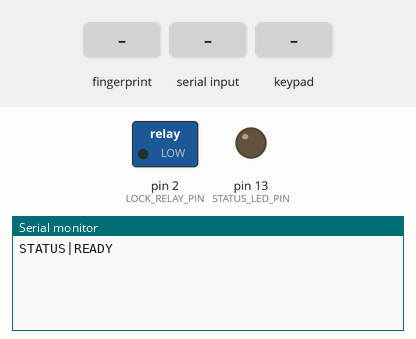
Simulated run of this sketch. Board: Arduino Uno, built with avr-gcc and run on an emulated ATmega328P. Parts: switched loads named in the sketch (green lamp = pin HIGH), output pins drawn as LEDs (lit = HIGH), the last lines printed to the serial monitor. The inputs (shaded band) are chosen by the test bench.

Above: at 2.3 s.
2.4 s: finger stored as number 1 placed on the sensor
At 3.5 s:
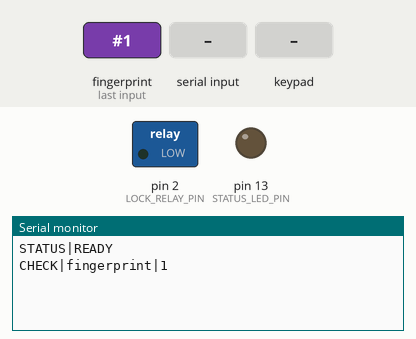
4.2 s: "RESULT|\n" received over Serial
At 5.4 s:
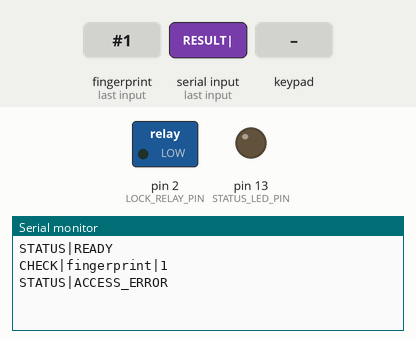
5.7 s: key '*' pressed
At 6.2 s:
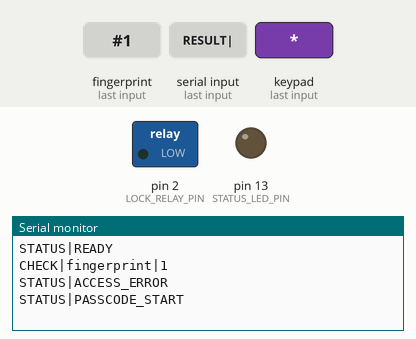
7.2 s: keypad keys 9 8 7 6 # pressed 0.4 s apart
At 9.4 s:
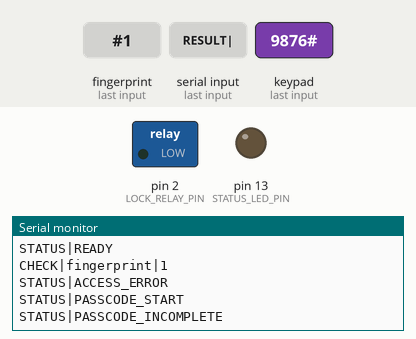

The sketch:

arduino_uno_smartlock.ino
```cpp
#include <Adafruit_Fingerprint.h>
#include <Keypad.h>
#include <SoftwareSerial.h>
#include <ctype.h>
#include <string.h>

// Smart Lock Uno wiring:
// - Relay: D2
// - Keypad: D3-D9
// - RFID reader: A0 (RX), A3 reserved as unused SoftwareSerial TX
// - Fingerprint sensor: A1/A2 SoftwareSerial
// Uploads still use the Uno USB bootloader path, so if flashing only works with
// peripherals unplugged, reconnect the relay, keypad, RFID, and fingerprint
// hardware one subsystem at a time until the interfering load is found.

const unsigned long ACCESS_RESULT_TIMEOUT_MS = 8000;
const unsigned long ACCESS_COOLDOWN_MS = 1500;
const unsigned long UNLOCK_DURATION_MS = 5000;
const uint32_t FINGERPRINT_BAUD_RATES[] = {57600, 9600};
const byte FINGERPRINT_BAUD_RATE_COUNT = sizeof(FINGERPRINT_BAUD_RATES) / sizeof(FINGERPRINT_BAUD_RATES[0]);

const byte ROWS = 4;
const byte COLS = 3;
const byte PASSCODE_LENGTH = 6;
const byte RFID_TAG_LENGTH = 12;

byte keypadRowPins[ROWS] = {9, 8, 7, 6};
byte keypadColPins[COLS] = {5, 4, 3};

const byte RFID_RX_PIN = A0;
const byte RFID_TX_PIN = A3;
const byte FINGERPRINT_RX_PIN = A1;
const byte FINGERPRINT_TX_PIN = A2;

const byte LOCK_RELAY_PIN = 2;
const byte STATUS_LED_PIN = 13;

char keypadMap[ROWS][COLS] = {
  {'1', '2', '3'},
  {'4', '5', '6'},
  {'7', '8', '9'},
  {'*', '0', '#'}
};

SoftwareSerial rfidSerial(RFID_RX_PIN, RFID_TX_PIN);
SoftwareSerial fingerprintSerial(FINGERPRINT_RX_PIN, FINGERPRINT_TX_PIN);
Adafruit_Fingerprint finger = Adafruit_Fingerprint(&fingerprintSerial);
Keypad keypad = Keypad(makeKeymap(keypadMap), keypadRowPins, keypadColPins, ROWS, COLS);

char passcodeBuffer[PASSCODE_LENGTH + 1] = {'\0'};
char rfidBuffer[RFID_TAG_LENGTH + 1] = {'\0'};
char pendingMethod[16] = {'\0'};
bool collectingPasscode = false;
bool awaitingBridgeResult = false;
bool lockIsOpen = false;
bool rfidFrameStarted = false;
byte passcodeLength = 0;
byte rfidLength = 0;
unsigned long lastAccessRequestAt = 0;
unsigned long unlockStartedAt = 0;
uint32_t activeFingerprintBaud = 0;

void clearPasscodeBuffer() {
  for (byte i = 0; i <= PASSCODE_LENGTH; i++) {
    passcodeBuffer[i] = '\0';
  }
  passcodeLength = 0;
}

void startPasscodeEntry() {
  collectingPasscode = true;
  clearPasscodeBuffer();
}

void cancelPasscodeEntry() {
  collectingPasscode = false;
  clearPasscodeBuffer();
}

bool cooldownActive() {
  return millis() - lastAccessRequestAt < ACCESS_COOLDOWN_MS;
}

void sendStatus(const char *value) {
  Serial.print("STATUS|");
  Serial.println(value);
}

void rememberPendingMethod(const char *method) {
  strncpy(pendingMethod, method, sizeof(pendingMethod) - 1);
  pendingMethod[sizeof(pendingMethod) - 1] = '\0';
}

void clearPendingMethod() {
  pendingMethod[0] = '\0';
}

void requestAccess(const char *method, const char *value) {
  if (awaitingBridgeResult || cooldownActive()) {
    return;
  }
  rememberPendingMethod(method);
  awaitingBridgeResult = true;
  lastAccessRequestAt = millis();
  Serial.print("CHECK|");
  Serial.print(method);
  Serial.print("|");
  Serial.println(value);
}

void unlockDoor() {
  digitalWrite(LOCK_RELAY_PIN, HIGH);
  digitalWrite(STATUS_LED_PIN, HIGH);
  lockIsOpen = true;
  unlockStartedAt = millis();
}

void lockDoor() {
  digitalWrite(LOCK_RELAY_PIN, LOW);
  digitalWrite(STATUS_LED_PIN, LOW);
  lockIsOpen = false;
}

void submitPasscode() {
  if (passcodeLength != PASSCODE_LENGTH) {
    sendStatus("PASSCODE_INCOMPLETE");
    cancelPasscodeEntry();
    return;
  }
  collectingPasscode = false;
  requestAccess("passcode", passcodeBuffer);
  clearPasscodeBuffer();
}

void pollKeypad() {
  char key = keypad.getKey();
  if (!key || awaitingBridgeResult) {
    return;
  }

  if (key == '*') {
    if (!collectingPasscode) {
      startPasscodeEntry();
      sendStatus("PASSCODE_START");
      return;
    }
    cancelPasscodeEntry();
    sendStatus("PASSCODE_CANCEL");
    return;
  }

  if (!collectingPasscode) {
    return;
  }

  if (key == '#') {
    submitPasscode();
    return;
  }

  if (key >= '0' && key <= '9' && passcodeLength < PASSCODE_LENGTH) {
    passcodeBuffer[passcodeLength] = key;
    passcodeLength++;
    passcodeBuffer[passcodeLength] = '\0';
    if (passcodeLength == PASSCODE_LENGTH) {
      submitPasscode();
    }
  }
}

void pollRfid() {
  if (awaitingBridgeResult || collectingPasscode) {
    return;
  }

  rfidSerial.listen();
  while (rfidSerial.available()) {
    int incoming = rfidSerial.read();
    if (incoming == 2) {
      rfidFrameStarted = true;
      rfidLength = 0;
      continue;
    }
    if (!rfidFrameStarted) {
      continue;
    }
    if (incoming == 3) {
      rfidBuffer[rfidLength] = '\0';
      rfidFrameStarted = false;
      if (rfidLength == RFID_TAG_LENGTH) {
        requestAccess("rfid", rfidBuffer);
      }
      rfidLength = 0;
      continue;
    }
    if (rfidLength < RFID_TAG_LENGTH) {
      char value = (char)incoming;
      if ((value >= '0' && value <= '9') || (value >= 'A' && value <= 'F') || (value >= 'a' && value <= 'f')) {
        rfidBuffer[rfidLength] = toupper(value);
        rfidLength++;
      }
    }
  }
}

int scanFingerprint() {
  fingerprintSerial.listen();
  uint8_t state = finger.getImage();
  if (state == FINGERPRINT_NOFINGER) {
    return -1;
  }
  if (state != FINGERPRINT_OK) {
    return 0;
  }

  state = finger.image2Tz();
  if (state != FINGERPRINT_OK) {
    return 0;
  }

  state = finger.fingerFastSearch();
  if (state == FINGERPRINT_OK) {
    return finger.fingerID;
  }
  if (state == FINGERPRINT_NOTFOUND) {
    return -2;
  }
  return 0;
}

void pollFingerprint() {
  if (awaitingBridgeResult || collectingPasscode || cooldownActive()) {
    return;
  }

  int fingerprintId = scanFingerprint();
  if (fingerprintId > 0) {
    char fingerprintValue[12];
    ltoa(fingerprintId, fingerprintValue, 10);
    requestAccess("fingerprint", fingerprintValue);
  } else if (fingerprintId == -2) {
    requestAccess("fingerprint", "0");
  }
}

void handleBridgeResult(const String &line) {
  if (line == "PONG") {
    return;
  }
  if (!line.startsWith("RESULT|")) {
    return;
  }

  int firstSeparator = line.indexOf('|', 7);
  String decision = firstSeparator == -1 ? line.substring(7) : line.substring(7, firstSeparator);
  awaitingBridgeResult = false;

  if (decision == "ALLOW") {
    unlockDoor();
    sendStatus("ACCESS_GRANTED");
  } else if (decision == "DENY") {
    sendStatus("ACCESS_DENIED");
  } else {
    sendStatus("ACCESS_ERROR");
  }
  clearPendingMethod();
}

void pollBridge() {
  if (!Serial.available()) {
    return;
  }
  String line = Serial.readStringUntil('\n');
  line.trim();
  if (line.length() == 0) {
    return;
  }
  handleBridgeResult(line);
}

void expirePendingRequest() {
  if (!awaitingBridgeResult) {
    return;
  }
  if (millis() - lastAccessRequestAt > ACCESS_RESULT_TIMEOUT_MS) {
    awaitingBridgeResult = false;
    clearPendingMethod();
    sendStatus("ACCESS_TIMEOUT");
  }
}

void refreshLockState() {
  if (lockIsOpen && millis() - unlockStartedAt >= UNLOCK_DURATION_MS) {
    lockDoor();
  }
}

bool initializeFingerprintSensor() {
  for (byte i = 0; i < FINGERPRINT_BAUD_RATE_COUNT; i++) {
    uint32_t baudRate = FINGERPRINT_BAUD_RATES[i];
    fingerprintSerial.begin(baudRate);
    fingerprintSerial.listen();
    finger.begin(baudRate);
    delay(150);
    if (finger.verifyPassword()) {
      activeFingerprintBaud = baudRate;
      return true;
    }
  }
  activeFingerprintBaud = 0;
  return false;
}

void setup() {
  pinMode(LOCK_RELAY_PIN, OUTPUT);
  pinMode(STATUS_LED_PIN, OUTPUT);
  lockDoor();

  Serial.begin(115200);
  Serial.setTimeout(25);
  rfidSerial.begin(9600);

  clearPasscodeBuffer();
  clearPendingMethod();

  if (initializeFingerprintSensor()) {
    sendStatus("READY");
  } else {
    sendStatus("FINGERPRINT_SENSOR_ERROR");
  }
}

void loop() {
  pollBridge();
  expirePendingRequest();
  refreshLockState();
  pollKeypad();
  pollRfid();
  pollFingerprint();
}
```

Measured:
- after the input at 2.4 s, the serial monitor: prints a new line after 0.31 s (image 1)
- after the input at 4.2 s, the serial monitor: prints a new line at once (image 2)
- after the input at 5.7 s, the serial monitor: prints a new line at once (image 3)
- after the input at 7.2 s, the serial monitor: prints a new line after 1.6 s (image 4)
